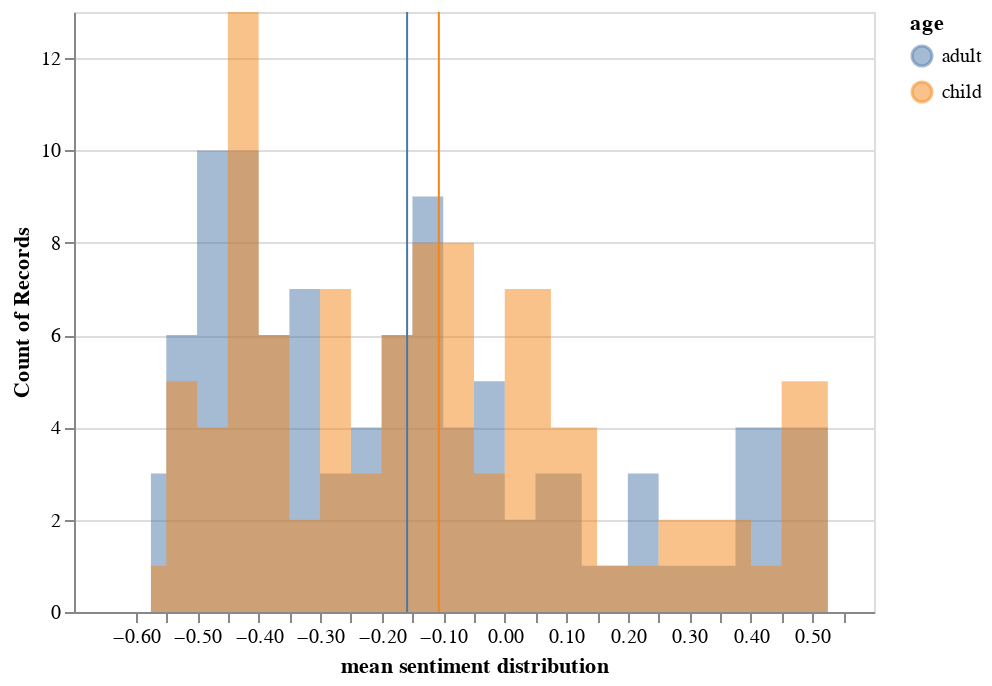

The notebook cell saved with this chart:
### Markdown cell above
## Sentiment score by age

### Code cell
source = forced_grouped_score
hist_forced_age_com = alt.Chart(source).mark_area(
    opacity=0.5,
    interpolate='step'
).encode(
    alt.X('sentimentScore:Q', bin=alt.Bin(maxbins=30), title='mean sentiment distribution'),
    alt.Y('count()',  stack=None),
    alt.Color('age'))

rule = alt.Chart(source).mark_rule(color='red').encode(
    x=alt.X('sentimentScore:Q', aggregate='mean'),
    color=alt.Color('age'))

hist_forced_age_com = hist_forced_age_com + rule
hist_forced_age_com.display(renderer='svg')

### Figure 1 — Vega-Lite specification as saved in the notebook (floating-point values rounded to 4 significant figures; data arrays with more than 128 entries replaced by an {"elided": "..."} marker saying what was removed)
{"config": {"view": {"continuousWidth": 400, "continuousHeight": 300}}, "layer": [{"mark": {"type": "area", "interpolate": "step", "opacity": 0.5}, "encoding": {"color": {"type": "nominal", "field": "age"}, "x": {"type": "quantitative", "bin": {"maxbins": 30}, "field": "sentimentScore", "title": "mean sentiment distribution"}, "y": {"type": "quantitative", "aggregate": "count", "stack": null}}}, {"mark": {"type": "rule", "color": "red"}, "encoding": {"color": {"type": "nominal", "field": "age"}, "x": {"type": "quantitative", "aggregate": "mean", "field": "sentimentScore"}}}], "data": {"name": "data-2cdef12b204e127fe9f1535a8ca80411"}, "$schema": "https://vega.github.io/schema/vega-lite/v4.8.1.json", "datasets": {"data-2cdef12b204e127fe9f1535a8ca80411": {"elided": "192 records"}}}
